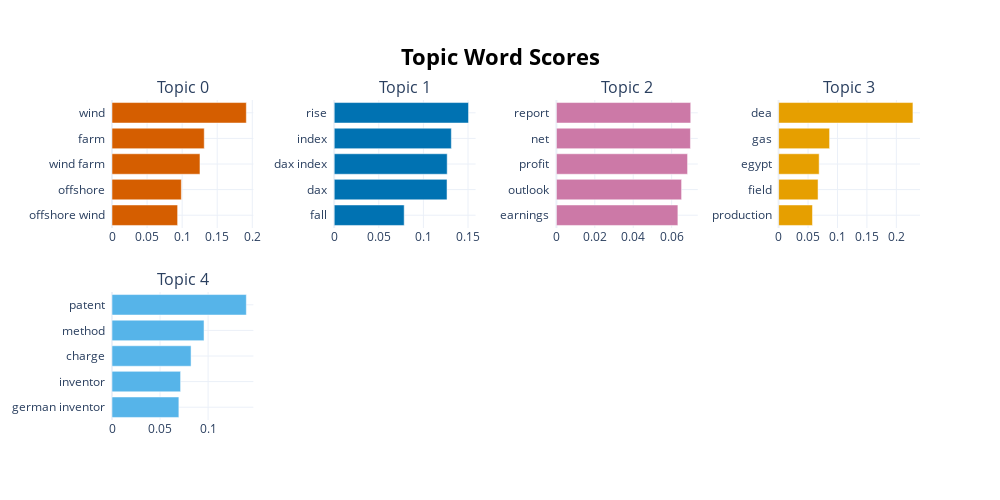

Source (notebook cell):
### Code cell
bert_model.visualize_barchart()

### Figure 1 — Plotly figure (JSON) as saved in the notebook; plotly's stock layout.template omitted (floating-point values rounded to 4 significant figures)
{"data": [{"marker": {"color": "#D55E00"}, "orientation": "h", "type": "bar", "x": [0.09357, 0.09889, 0.1254, 0.1315, 0.1915], "xaxis": "x", "y": ["offshore wind  ", "offshore  ", "wind farm  ", "farm  ", "wind  "], "yaxis": "y"}, {"marker": {"color": "#0072B2"}, "orientation": "h", "type": "bar", "x": [0.07845, 0.1265, 0.1267, 0.1313, 0.1506], "xaxis": "x2", "y": ["fall  ", "dax  ", "dax index  ", "index  ", "rise  "], "yaxis": "y2"}, {"marker": {"color": "#CC79A7"}, "orientation": "h", "type": "bar", "x": [0.06325, 0.06519, 0.06829, 0.06979, 0.06994], "xaxis": "x3", "y": ["earnings  ", "outlook  ", "profit  ", "net  ", "report  "], "yaxis": "y3"}, {"marker": {"color": "#E69F00"}, "orientation": "h", "type": "bar", "x": [0.05754, 0.06701, 0.06889, 0.08659, 0.2282], "xaxis": "x4", "y": ["production  ", "field  ", "egypt  ", "gas  ", "dea  "], "yaxis": "y4"}, {"marker": {"color": "#56B4E9"}, "orientation": "h", "type": "bar", "x": [0.06956, 0.07136, 0.08225, 0.09575, 0.1398], "xaxis": "x5", "y": ["german inventor  ", "inventor  ", "charge  ", "method  ", "patent  "], "yaxis": "y5"}], "layout": {"annotations": [{"font": {"size": 16}, "showarrow": false, "text": "Topic 0", "x": 0.0875, "xanchor": "center", "xref": "paper", "y": 1, "yanchor": "bottom", "yref": "paper"}, {"font": {"size": 16}, "showarrow": false, "text": "Topic 1", "x": 0.3625, "xanchor": "center", "xref": "paper", "y": 1, "yanchor": "bottom", "yref": "paper"}, {"font": {"size": 16}, "showarrow": false, "text": "Topic 2", "x": 0.6375, "xanchor": "center", "xref": "paper", "y": 1, "yanchor": "bottom", "yref": "paper"}, {"font": {"size": 16}, "showarrow": false, "text": "Topic 3", "x": 0.9125, "xanchor": "center", "xref": "paper", "y": 1, "yanchor": "bottom", "yref": "paper"}, {"font": {"size": 16}, "showarrow": false, "text": "Topic 4", "x": 0.0875, "xanchor": "center", "xref": "paper", "y": 0.4, "yanchor": "bottom", "yref": "paper"}], "height": 500, "hoverlabel": {"bgcolor": "white", "font": {"family": "Rockwell", "size": 16}}, "showlegend": false, "title": {"font": {"color": "Black", "size": 22}, "text": "<b>Topic Word Scores", "x": 0.5, "xanchor": "center", "yanchor": "top"}, "width": 1000, "xaxis": {"anchor": "y", "autorange": true, "domain": [0, 0.175], "range": [0, 0.2016], "showgrid": true, "type": "linear"}, "xaxis2": {"anchor": "y2", "autorange": true, "domain": [0.275, 0.45], "range": [0, 0.1585], "showgrid": true, "type": "linear"}, "xaxis3": {"anchor": "y3", "autorange": true, "domain": [0.55, 0.725], "range": [0, 0.07363], "showgrid": true, "type": "linear"}, "xaxis4": {"anchor": "y4", "autorange": true, "domain": [0.825, 1], "range": [0, 0.2402], "showgrid": true, "type": "linear"}, "xaxis5": {"anchor": "y5", "autorange": true, "domain": [0, 0.175], "range": [0, 0.1471], "showgrid": true, "type": "linear"}, "xaxis6": {"anchor": "y6", "domain": [0.275, 0.45], "showgrid": true}, "xaxis7": {"anchor": "y7", "domain": [0.55, 0.725], "showgrid": true}, "xaxis8": {"anchor": "y8", "domain": [0.825, 1], "showgrid": true}, "yaxis": {"anchor": "x", "autorange": true, "domain": [0.6, 1], "range": [-0.5, 4.5], "showgrid": true, "type": "category"}, "yaxis2": {"anchor": "x2", "autorange": true, "domain": [0.6, 1], "range": [-0.5, 4.5], "showgrid": true, "type": "category"}, "yaxis3": {"anchor": "x3", "autorange": true, "domain": [0.6, 1], "range": [-0.5, 4.5], "showgrid": true, "type": "category"}, "yaxis4": {"anchor": "x4", "autorange": true, "domain": [0.6, 1], "range": [-0.5, 4.5], "showgrid": true, "type": "category"}, "yaxis5": {"anchor": "x5", "autorange": true, "domain": [0, 0.4], "range": [-0.5, 4.5], "showgrid": true, "type": "category"}, "yaxis6": {"anchor": "x6", "domain": [0, 0.4], "showgrid": true}, "yaxis7": {"anchor": "x7", "domain": [0, 0.4], "showgrid": true}, "yaxis8": {"anchor": "x8", "domain": [0, 0.4], "showgrid": true}}}
